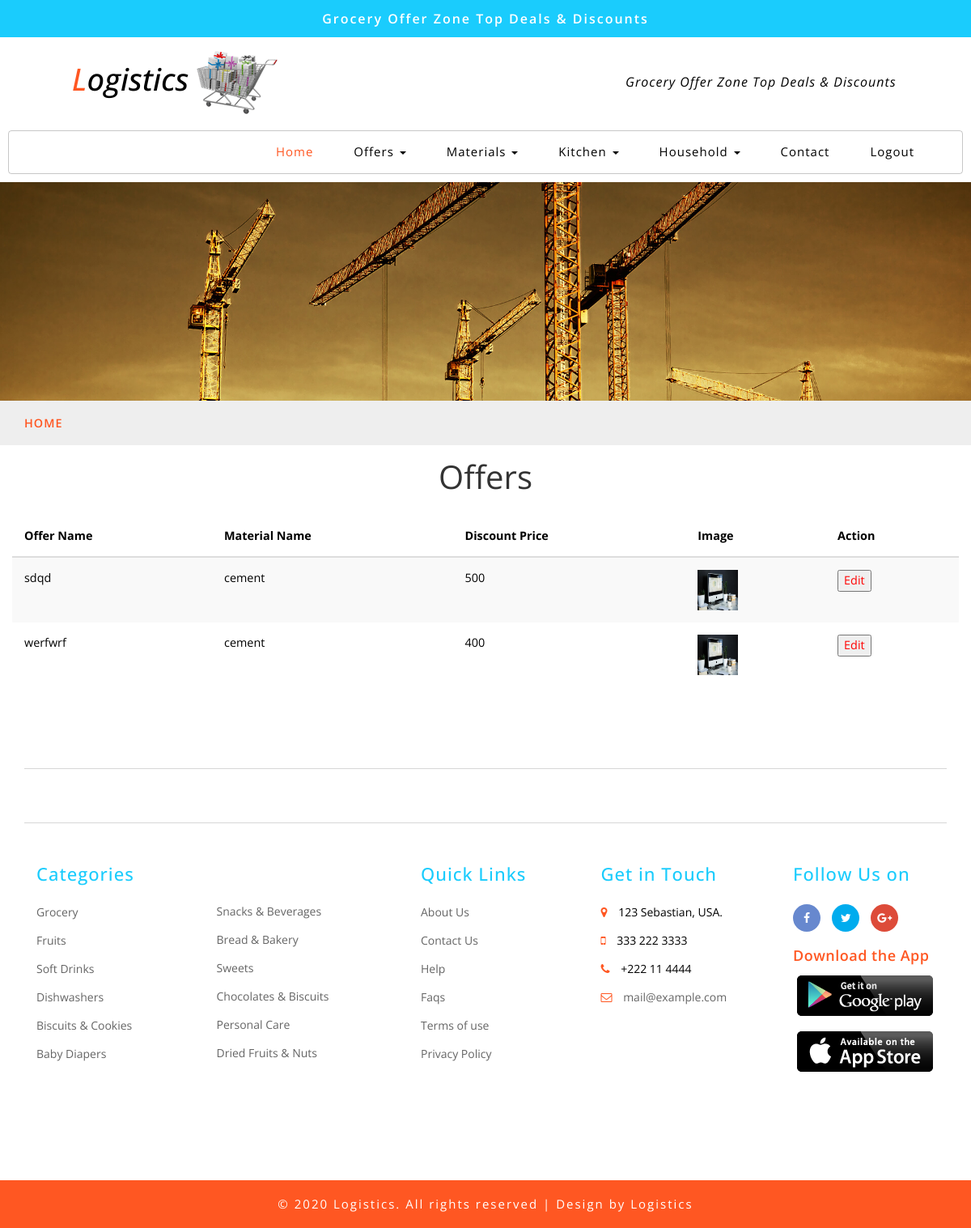
Page /sofferview on the earlier database version.
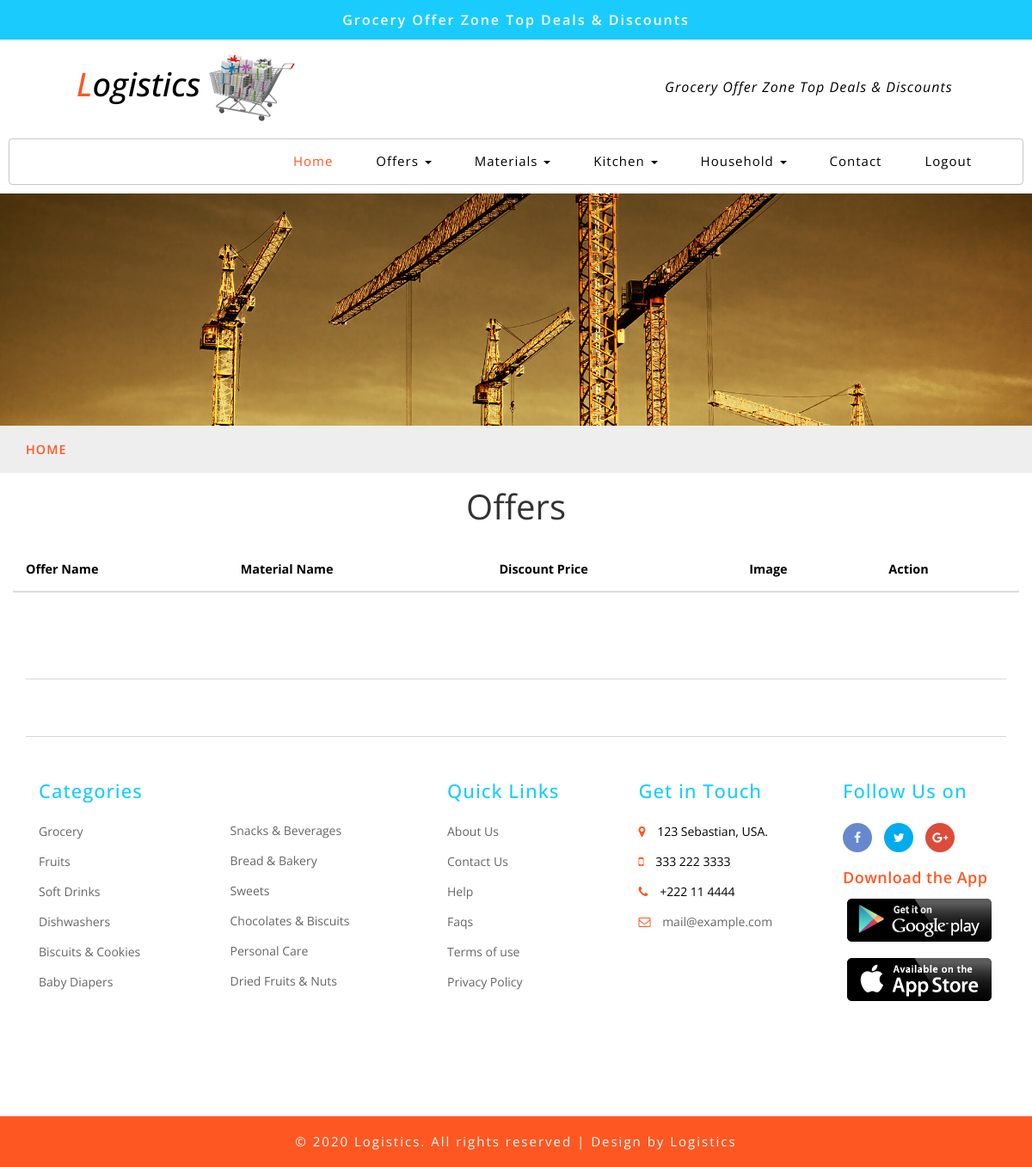
Same page on the later database version.
### logistic/models.py (models this page shows)
class Offer(db.Model,UserMixin):
    id = db.Column(db.Integer,primary_key=True)
    owner = db.Column(db.String)
    name = db.Column(db.String(40),unique=False,nullable=False)
    matname =  db.Column(db.String)
    disprice = db.Column(db.String)
    image = db.Column(db.String(20), nullable=False, default='default.jpg')

### logistic/routes.py (the view)
@app.route('/sofferview')
def sofferview():
    offer = Offer.query.all()
    return render_template("sofferview.html",offer = offer)

### logistic/templates/sofferview.html (shortened to what this page needs)
{% extends 'sellerlayout.html' %}
{% block content %}
<center><div style="font-size:40px;margin-bottom: 20px;margin-top: 10px;">Offers</div></center>
<div class="container">
	<div class="row">
		<div class="span5">
            <table class="table table-striped table-condensed">
                  <thead>
                  <tr >
                      <th >Offer Name</th>
                      <th>Material Name</th>
                      <th>Discount Price</th>
                      <th>Image</th>
                      <th>Action</th>
                  </tr>
              </thead>
              <tbody>
                  {% for offer in offer %}
                <tr>
                    <td>{{offer.name}}</td>
                    <td>{{offer.matname}}</td>
                    <td>{{offer.disprice}}</td>
                    <td><span class="image-block">
                        <a class="image-zoom" href="static/pics/{{offer.image}}" rel="prettyPhoto[gallery]" style="height: 250px;width: 335px;">
                           <figure>
                              <img src="static/pics/{{offer.image}}" class="img-fluid" alt="" style="height: 50px;width: 50px;">
                           </figure>
                        </a>
                     </span></td>
                    <td><a href="/sofferedit/{{offer.id}}"><button style="color: red;">Edit</button></a>
                    </td>
                </tr>
                      {% endfor %}
              </tbody>
            </table>
            </div>
	</div>
</div>
{% endblock %}

### logistic/templates/sellerlayout.html (shortened to what this page needs)
<!DOCTYPE html>
<html lang="zxx">
<head>
	<link href="../static/css/bootstrap.css" rel="stylesheet" type="text/css" media="all" />
	<link href="../static/css/style.css" rel="stylesheet" type="text/css" media="all" />
	<link href="../static/css/font-awesome.css" rel="stylesheet">
	<link href="../static/css/popuo-box.css" rel="stylesheet" type="text/css" media="all" />
	<link rel="stylesheet" type="text/css" href="../static/css/jquery-ui1.css">
</head>
<body>
	<div class="header-most-top">
		<p>Grocery Offer Zone Top Deals & Discounts</p>
	</div>
	<div class="header-bot">
		<div class="header-bot_inner_wthreeinfo_header_mid">
			<div class="col-md-4 logo_agile">
				<h1>
					<a href="/">
						<span>L</span>ogistics
						<img src="../static/images/logo2.png" alt=" ">
					</a>
				</h1>
			</div>
			<div class="col-md-8 header">
				<p style="
				width: 370px;
				margin-left: 350px;
				margin-top: 25px; color: black;font-style: italic;
			">Grocery Offer Zone Top Deals & Discounts</p>
			</div>
			<div class="clearfix"></div>
		</div>
	</div>
	<div class="ban-top">
		<div class="container">
			<div class="top_nav_left">
				<nav class="navbar navbar-default">
					<div class="container-fluid">
						<div class="collapse navbar-collapse menu--shylock" id="bs-example-navbar-collapse-1">
							<ul class="nav navbar-nav menu__list">
								<li class="active">
									<a class="nav-stylehead" href="/sindex">Home
									</a>
								</li>
								<li class="dropdown">
									<a class="nav-stylehead dropdown-toggle" href="#" data-toggle="dropdown">Offers
										<b class="caret"></b>
									</a>
								</li>
								<li class="dropdown">
									<a class="nav-stylehead dropdown-toggle" href="#" data-toggle="dropdown">Materials
										<b class="caret"></b>
									</a>
								</li>
								<li class="dropdown">
									<a href="#" class="dropdown-toggle nav-stylehead" data-toggle="dropdown" role="button" aria-haspopup="true" aria-expanded="false">Kitchen
										<span class="caret"></span>
									</a>
								</li>
								<li class="dropdown">
									<a href="#" class="dropdown-toggle nav-stylehead" data-toggle="dropdown" role="button" aria-haspopup="true" aria-expanded="false">Household
										<span class="caret"></span>
									</a>
								</li>
								<li class="">
									<a class="nav-stylehead" href="/contact">Contact</a>
								</li>
								<li class="">
									<a class="nav-stylehead" href="/logout">Logout</a>
								</li>
							</ul>
						</div>
					</div>
				</nav>
			</div>
		</div>
	</div>
	<div class="page-head_agile_info_w3l">
	</div>
	<div class="services-breadcrumb">
		<div class="agile_inner_breadcrumb">
			<div class="container">
				<ul class="w3_short">
					<li>
						<a href="/">Home</a>
					</li>
				</ul>
			</div>
		</div>
	</div>
    {% block content %}
    {% endblock %}
	<footer>
		<div class="container">
			<div class="w3l-grids-footer">
			</div>
			<div class="footer-info w3-agileits-info">
				<div class="col-sm-5 address-right">
					<div class="col-xs-6 footer-grids">
						<h3>Categories</h3>
						<ul>
							<li>
								<a href="product.html">Grocery</a>
							</li>
							<li>
								<a href="product.html">Fruits</a>
							</li>
							<li>
								<a href="product.html">Soft Drinks</a>
							</li>
							<li>
								<a href="product2.html">Dishwashers</a>
							</li>
							<li>
								<a href="product.html">Biscuits & Cookies</a>
							</li>
							<li>
								<a href="product2.html">Baby Diapers</a>
							</li>
						</ul>
					</div>
					<div class="col-xs-6 footer-grids agile-secomk">
						<ul>
							<li>
								<a href="product.html">Snacks & Beverages</a>
							</li>
							<li>
								<a href="product.html">Bread & Bakery</a>
							</li>
							<li>
								<a href="product.html">Sweets</a>
							</li>
							<li>
								<a href="product.html">Chocolates & Biscuits</a>
							</li>
							<li>
								<a href="product2.html">Personal Care</a>
							</li>
							<li>
								<a href="product.html">Dried Fruits & Nuts</a>
							</li>
						</ul>
					</div>
					<div class="clearfix"></div>
				</div>
				<div class="col-sm-5 address-right">
					<div class="col-xs-6 footer-grids">
						<h3>Quick Links</h3>
						<ul>
							<li>
								<a href="about.html">About Us</a>
							</li>
							<li>
								<a href="contact.html">Contact Us</a>
							</li>
							<li>
								<a href="help.html">Help</a>
							</li>
							<li>
								<a href="faqs.html">Faqs</a>
							</li>
							<li>
								<a href="terms.html">Terms of use</a>
							</li>
							<li>
								<a href="privacy.html">Privacy Policy</a>
							</li>
						</ul>
					</div>
					<div class="col-xs-6 footer-grids">
						<h3>Get in Touch</h3>
						<ul>
							<li>
								<i class="fa fa-map-marker"></i> 123 Sebastian, USA.</li>
							<li>
								<i class="fa fa-mobile"></i> 333 222 3333 </li>
							<li>
								<i class="fa fa-phone"></i> +222 11 4444 </li>
							<li>
								<i class="fa fa-envelope-o"></i>
								<a href="mailto:example@mail.com"> mail@example.com</a>
							</li>
						</ul>
					</div>
				</div>
				<div class="col-sm-2 footer-grids  w3l-socialmk">
					<h3>Follow Us on</h3>
					<div class="social">
						<ul>
							<li>
								<a class="icon fb" href="#">
									<i class="fa fa-facebook"></i>
								</a>
							</li>
							<li>
								<a class="icon tw" href="#">
									<i class="fa fa-twitter"></i>
								</a>
							</li>
							<li>
								<a class="icon gp" href="#">
									<i class="fa fa-google-plus"></i>
								</a>
							</li>
						</ul>
					</div>
					<div class="agileits_app-devices">
						<h5>Download the App</h5>
						<a href="#">
							<img src="../static/images/1.png" alt="">
						</a>
						<a href="#">
							<img src="../static/images/2.png" alt="">
						</a>
					</div>
				</div>
				<div class="clearfix"></div>
			</div>
		</div>
	</footer>
	<div class="copy-right">
		<div class="container">
			<p>© 2020 Logistics. All rights reserved | Design by
				<a href=""> Logistics </a>
			</p>
		</div>
	</div>
</body>
</html>

### logistic/templates/sofferview.html (style rules this page uses)
.table > thead > tr > th, .table > tbody > tr > th, .table > tfoot > tr > th, .table > thead > tr > td, .table > tbody > tr > td, .table > tfoot > tr > td { font-size: 0.9em; color: black; border-top: none !important; }

Differences in the rows shown:
removed Offer: name "sdqd", matname "cement", disprice "500", image (picture)
removed Offer: name "werfwrf", matname "cement", disprice "400", image (picture)
